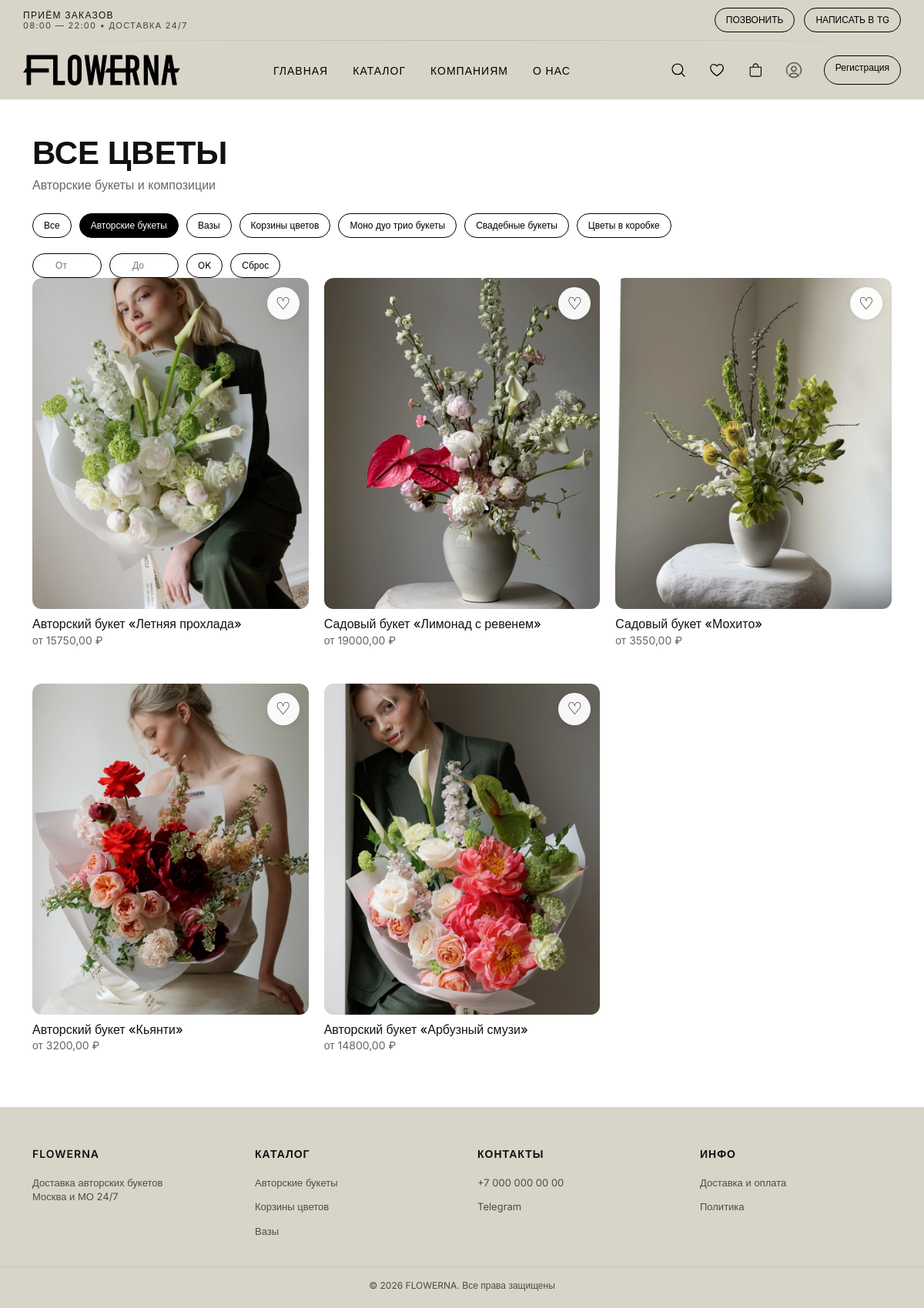
Screenshot of /catalog/?category=179 with the database file from the repository.
### catalog/models.py (models this page shows, shortened)
class Category(models.Model):
    name = models.CharField(max_length=255)
    description = models.TextField(null=True, blank=True)
    image = models.ImageField(upload_to='categories/', blank=True, null=True)
    slug = models.SlugField(unique=True, blank=True, null=True)
    is_featured = models.BooleanField(default=False)

class Product(models.Model):
    id = models.AutoField(primary_key=True)
    category = models.ForeignKey(Category, on_delete=models.CASCADE, related_name='products', null=True, blank=True)
    name = models.CharField(max_length=255)
    price = models.DecimalField(max_digits=10, decimal_places=2)
    description = models.TextField(null=True, blank=True)
    is_available = models.BooleanField(default=True)
    image = models.ImageField(upload_to='products/', null=True, blank=True, verbose_name='Изображение')
    is_recommended = models.BooleanField(default=False)
    class Meta:
        verbose_name = 'Товар'
        verbose_name_plural = 'Товары'

### catalog/views.py (the view)
# urls.py: path('catalog/', views.catalog, name='catalog'),
def catalog(request):
    categories = Category.objects.all().order_by('name')
    category_id = request.GET.get('category')
    min_price = request.GET.get('min_price')
    max_price = request.GET.get('max_price')
    products = Product.objects.filter(is_available=True).select_related('category')
    if category_id:
        products = products.filter(category_id=category_id)
    if min_price:
        try:
            products = products.filter(price__gte=int(min_price))
        except ValueError:
            pass
    if max_price:
        try:
            products = products.filter(price__lte=int(max_price))
        except ValueError:
            pass
    user_favorites = []
    if request.user.is_authenticated:
        user_favorites = [f.product for f in Favorite.objects.filter(user=request.user)]
    return render(request, 'catalog.html', {
        'categories': categories,
        'products': products,
        'category_id': category_id,
        'min_price': min_price,
        'max_price': max_price,
        'user_favorites': user_favorites,
        'current_get': request.GET,
    })

### catalog/context_processors.py (called while the page is built)
def categories_processor(request):
    footer_category_slugs = [
        'avtorskie-bukety',
        'vazy',
        'mono-duo-i-trio-bukety',
        'korziny-tsvetov',
        'cveti-v-korobke'
    ]
    footer_categories = Category.objects.filter(
        slug__in=footer_category_slugs
    )
    return {
        'footer_categories': footer_categories
    }

### templates/catalog.html (shortened to what this page needs)
{% extends 'base.html' %}
{% load static %}
{% block content %}
    <section class="catalog">
        <div class="catalog__header">
            <h1>{% block catalog_title %}Все цветы{% endblock %}</h1>
            <p>{% block catalog_subtitle %}Авторские букеты и композиции{% endblock %}</p>
        </div>
        <div class="catalog__filters-wrapper">
            <div class="catalog__categories">
                <a href="
                        {% url 'catalog' %}{% if min_price or max_price %}?min_price={{ min_price }}&max_price={{ max_price }}{% endif %}"
                   class="btn{% if not category_id %} active{% endif %}">
                    Все
                </a>
                {% for category in categories %}
                    <a href="{% url 'catalog' %}?category=
                            {{ category.id }}{% if min_price or max_price %}&min_price={{ min_price }}&max_price={{ max_price }}{% endif %}"
                       class="btn{% if category_id|add:'0' == category.id %} active{% endif %}">
                        {{ category.name }}
                    </a>
                {% endfor %}
            </div>
            <form method="GET" class="catalog__price-filter">
                <input type="number"
                       name="min_price"
                       placeholder="От"
                       value="{{ min_price }}"
                       class="price-input"
                       min="1">
                <input type="number"
                       name="max_price"
                       placeholder="До"
                       value="{{ max_price }}"
                       class="price-input"
                       min="1">
                <button type="submit" class="btn">OK</button>
                <a href="{% url 'catalog' %}" class="btn">Сброс</a>
            </form>
        </div>
        {% if products %}
            <div class="catalog__grid">
                {% for product in products %}
                    <div class="product-card">
                        <form action="{% url 'add_to_favorites' product.id %}"
                              method="POST"
                              class="favorite-form">
                            <button type="submit" class="product-card__heart">
                                {% if user.is_authenticated and product in user_favorites %}
                                    ♥
                                {% else %}
                                    ♡
                                {% endif %}
                            </button>
                        </form>
                        <a href="{% url 'product-detail' product.id %}" class="product-link">
                            <div class="product-image">
                                {% if product.image %}
                                    <img src="{{ product.image.url }}" alt="{{ product.name }}">
                                {% else %}
                                    <div class="product-card__img--empty"></div>
                                {% endif %}
                            </div>
                            <div class="product-info">
                                <h3>{{ product.name }}</h3>
                                <p>от {{ product.price }} ₽</p>
                            </div>
                        </a>
                    </div>
                {% endfor %}
            </div>
        {% endif %}
    </section>
{% endblock %}

### templates/components/footer.html
<footer class="footer">
    <div class="footer__top container">
        <div class="footer__col">
            <div class="footer__title">FLOWERNA</div>
            <p class="footer__text">
                Доставка авторских букетов<br>
                Москва и МО 24/7
            </p>
        </div>
        <div class="footer__col">
            <div class="footer__title">КАТАЛОГ</div>
            {% for category in footer_categories %}
                <a href="{% url 'catalog' %}?category={{ category.id }}">
                    {{ category.name }}
                </a>
            {% endfor %}
        </div>
        <div class="footer__col">
            <div class="footer__title">КОНТАКТЫ</div>
            <a href="tel:+70000000000">+7 000 000 00 00</a>
            <a href="#">Telegram</a>
        </div>
        <div class="footer__col">
            <div class="footer__title">ИНФО</div>
            <a href="{% url 'dostavka-i-oplata' %}">Доставка и оплата</a>
            <a href="{% url 'politika-konfidentsialnosti' %}">Политика</a>
        </div>
    </div>
    <div class="footer__bottom">
        © 2026 FLOWERNA. Все права защищены
    </div>
</footer>

### static/css/style.css (style rules this page uses)
body { font-family: "Inter", sans-serif; font-weight: 400; color: #111; }
.btn { padding: 6px 14px; border-radius: 20px; text-decoration: none; font-size: 12px; border: 1px solid #000; color: #000; background: transparent; transition: all 0.25s ease; display: inline-block; }
.favorite-form { position: absolute; top: 12px; right: 12px; z-index: 10; }
.catalog { padding: 20px 0; }
.catalog__header h1 { font-size: 42px; font-weight: 600; text-transform: uppercase; margin-bottom: 5px; }
.catalog__header p { color: #666; margin-bottom: 25px; }
.catalog__grid { display: grid; grid-template-columns: repeat(3, 1fr); gap: 20px; }
.catalog__filters-wrapper { display: flex; flex-direction: row; align-items: center; justify-content: space-between; flex-wrap: wrap; gap: 20px; }
.catalog__categories { display: flex; flex-wrap: wrap; gap: 10px; }
.catalog__price-filter { display: flex; gap: 10px; align-items: center; }
.catalog__categories a.btn { transition: all 0.25s ease; }
.catalog__categories a.btn.active { background: #000 !important; color: #fff !important; border-color: #000 !important; }
.catalog .catalog__categories .btn.active, .catalog__categories .btn.active { background-color: #000 !important; color: #fff !important; border: 1px solid #000 !important; }
.price-input { width: 90px; padding: 6px 14px; border: 1px solid #000; border-radius: 20px; font-size: 12px; text-align: center; background: transparent; }
.product-image { overflow: hidden; border-radius: 12px; }
.product-image img { width: 100%; height: 430px; object-fit: cover; transition: transform 0.4s ease; }
.product-card { overflow: hidden; border-radius: 12px; position: relative; display: flex; flex-direction: column; background: #fff; }
.product-card img { width: 100%; height: 430px; object-fit: cover; transform: scale(1); transition: transform 0.4s ease; display: block; }
.product-info { padding: 10px 0; position: relative; z-index: 2; background: #fff; }
.product-info h3 { font-size: 16px; margin: 0; }
.product-info p { font-size: 14px; color: #666; }
.product-card__heart { width: 42px; height: 42px; border-radius: 50%; border: none; background: rgba(255, 255, 255, 0.95); display: flex; align-items: center; justify-content: center; cursor: pointer; font-size: 22px; box-shadow: 0 2px 10px rgba(0, 0, 0, 0.08); transition: all 0.2s ease; }
.product-link { display: flex; flex-direction: column; }
.product-link { text-decoration: none; color: inherit; }
.product-card { overflow: hidden; border-radius: 12px; transition: 0.3s; }
.product-link { text-decoration: none; color: inherit; display: block; }

### static/css/footer.css (style rules this page uses)
.footer__col { display: flex; flex-direction: column; gap: 6px; }
.footer { background: #d8d4c8; padding: 50px 0 20px; font-size: 13px; color: #111; }
.footer__top { display: grid; grid-template-columns: repeat(4, 1fr); gap: 40px; margin-bottom: 30px; }
.footer__title { font-weight: 600; margin-bottom: 12px; text-transform: uppercase; letter-spacing: 1px; font-size: 14px; }
.footer__col a { display: block; text-decoration: none; color: #111; margin-bottom: 6px; opacity: 0.7; transition: 0.2s; }
.footer__text { opacity: 0.7; line-height: 1.4; }
.footer__bottom { border-top: 1px solid rgba(0,0,0,0.1); padding-top: 15px; text-align: center; font-size: 12px; opacity: 0.7; }

### templates/base.html (style rules this page uses)
html, body { height: 100%; margin: 0; }
body { display: flex; flex-direction: column; -webkit-font-smoothing: antialiased; -moz-osx-font-smoothing: grayscale; }

### rows the page displays
Category: name "Авторские букеты"
Category: name "Вазы"
Category: name "Корзины цветов"
Category: name "Моно дуо трио букеты"
Category: name "Свадебные букеты"
Category: name "Цветы в коробке"
Product: image (picture), name "Авторский букет «Летняя прохлада»", price "15750,00"
Product: image (picture), name "Садовый букет «Лимонад с ревенем»", price "19000,00"
Product: image (picture), name "Садовый букет «Мохито»", price "3550,00"
Product: image (picture), name "Авторский букет «Кьянти»", price "3200,00"
Product: image (picture), name "Авторский букет «Арбузный смузи»", price "14800,00"
